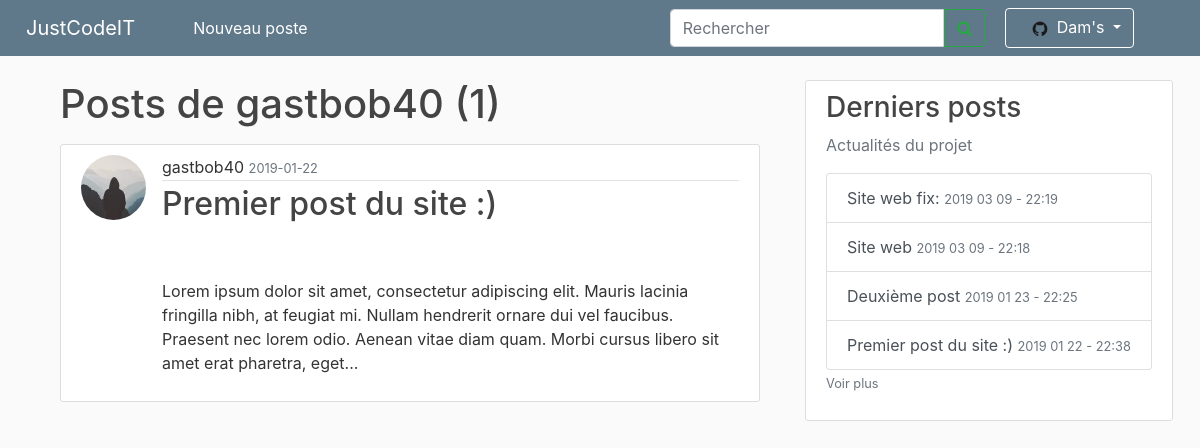
/user/gastbob40 (signed in), run on the app's committed database.
### site_jci/models.py (models this page shows, shortened)
class User(db.Model, UserMixin):
    id = db.Column(db.Integer, primary_key=True)
    username = db.Column(db.String(20), unique=True, nullable=False)
    password = db.Column(db.String(60), nullable=False)
    image_file = db.Column(db.String(20), nullable=False, default='default.jpg')
    permission = db.Column(db.String(40), nullable=False)
    posts = db.relationship('Post', backref='author', lazy=True)

class Post(db.Model):
    id = db.Column(db.Integer, primary_key=True)
    title = db.Column(db.String(100), nullable=False)
    date_posted = db.Column(db.DateTime, nullable=False, default=datetime.utcnow)
    content = db.Column(db.Text, nullable=False)
    user_id = db.Column(db.Integer, db.ForeignKey('user.id'), nullable=False)

### site_jci/routes.py (the view)
@app.route("/user/<string:username>")
def user_posts(username):
    user = User.query.filter_by(username=username).first_or_404()
    return render_template('user_posts.html', user=user)

### site_jci/models.py (called while the page is built)
@login_manager.user_loader
def load_user(user_id):
    return User.query.get(int(user_id))

### site_jci/routes.py (called while the page is built)
@app.context_processor
def context_processor():
    posts = db.session.query(Post).all()
    if current_user.is_authenticated:
        image_file = url_for('static', filename='profile_pics/' + current_user.image_file)
        return dict(posts=posts, image_file_user=image_file)
    return dict(posts=posts)

### site_jci/templates/user_posts.html
{% extends "layout.html" %}
{% block content %}
<main role="main" class="container">
    <h1 class="mb-3">Posts de {{ user.username }} ({{ user.posts | length }})</h1>
    {% for post in user.posts|sort(attribute='date_posted', reverse = True) %}
    <article class="media content-section">
        <img class="rounded-circle article-img" src="{{ url_for('static', filename='profile_pics/' + post.author.image_file) }}">
        <div class="media-body">
            <div class="article-metadata">
                {{ user.username }}
                <small class="text-muted">{{ post.date_posted.strftime('%Y-%m-%d') }}</small>
            </div>
            <h2><a class="article-title" href="{{ url_for('post', post_id=post.id) }}">{{ post.title }}</a></h2>
            <p class="article-content">{{ post.content | truncate(250) }}</p>
        </div>
    </article>
    {% endfor %}
</main>
{% endblock content %}

### site_jci/templates/layout.html (shortened to what this page needs)
<!DOCTYPE html>
<html lang="en">
<head>
    <link rel="stylesheet" href="https://stackpath.bootstrapcdn.com/bootstrap/4.1.3/css/bootstrap.min.css"
>
    <link rel="stylesheet" type="text/css" href="{{ url_for('static', filename='main.css') }}">
    <link rel="stylesheet" href="https://cdnjs.cloudflare.com/ajax/libs/font-awesome/4.7.0/css/font-awesome.min.css">
</head>
<body>
    <nav class="navbar navbar-expand-md navbar-dark bg-steel fixed-top">
        <a class="navbar-brand" style="margin:0 50px 0 10px" href="{{ url_for('homePage') }}">JustCodeIT</a>
        <div class="navbar-collapse collapse show" id="navbarsExample04" style="">
            <ul class="navbar-nav mr-auto">
                {% if current_user.is_authenticated %}
                <li class="nav-item active rm-lt">
                    <a class="nav-link" href="{{ url_for('new_post') }}">Nouveau poste<span class="sr-only">(current)</span></a>
                </li>
                {% endif %}
            </ul>
            <form class="form-inline my-2 my-md-0">
                <div class="" style="">
                    <input class="form-control " type="search" placeholder="Rechercher" aria-label="Search4" style=" border-top-right-radius:0;border-bottom-right-radius:0">
                    <button class="btn btn-outline-success rm-lt" type="" style="margin-left:
                            -4px;border-bottom-left-radius: 0%;border-top-left-radius:0 "><i
                            class="fa fa-search"></i></button>
                </div>
                <div class="navbar-nav rm-lt">
                    {% if current_user.is_authenticated %}
                    <li class="nav-item dropdown" style="margin-right:50px;">
                        <a class="btn btn-dark dropdown-toggle " style="margin-left:20px; background-color:#5f788a ;border-color: white"
                            href="#" id="navbarDropdown" role="button" data-toggle="dropdown" aria-haspopup="true"
                            aria-expanded="false">
                            <img class="rounded-circle account-img" src="{{ image_file_user }}" style="width: 2vw; height: 2vw; margin: 0px 0px 0px 10px">
                            {{ current_user.username }}
                            {% endif %}
                        </a>
                        {% if current_user.is_authenticated %}
                    </li>
                    {% else %}
                    <a class="nav-item nav-link" style="margin-left:50px;" href="{{ url_for('login') }}">Se connecter</a>
                    {% endif %}
                </div>
            </form>
        </div>
    </nav>
    <main role="main" class="container ">
        <div class="row">
            <div class="col-md-8">
                {% block content %}{% endblock %}
            </div>
            <div class="col-md-4">
                <div class="content-section info-list">
                    <h3>Derniers posts</h3>
                    <p class='text-muted'>Actualités du projet
                        <div class="list-group">
                            {% for post in posts|sort(attribute='date_posted', reverse = True) %}
                            {% if loop.index <= 6 %} <a href="/post/{{ post.id }}" class="list-group-item list-group-item-action">{{
                                post.title
                                }} <small class="text-muted">{{ post.date_posted.strftime('%Y %m %d - %H:%M') }}</small></a>
                                {% endif %}
                                {% endfor %}
                        </div>
                        <a class="text-muted" href="{{ url_for('list_posts') }}"><small>Voir plus</small></smal></a>
                    </p>
                </div>
            </div>
        </div>
    </main>
</html>

### site_jci/static/main.css (style rules this page uses)
body { background: #fafafa; color: #333333; margin-top: 5rem; }
h1, h2, h3, h4, h5, h6 { color: #444444; }
.bg-steel { background-color: #5f788a; }
.content-section { background: #ffffff; padding: 10px 20px; border: 1px solid #dddddd; border-radius: 3px; margin-bottom: 20px; }
.article-title { color: #444444; }
.article-content { white-space: pre-line; }
.article-img { height: 65px; width: 65px; margin-right: 16px; }
.article-metadata { padding-bottom: 1px; margin-bottom: 4px; border-bottom: 1px solid #e3e3e3 }
.account-img { height: 125px; width: 125px; margin-right: 20px; margin-bottom: 16px; }
.info-list { position: fixed; }

### data on the page
User: username "Dam's"
User: username "gastbob40"
Post: image_file (placeholder picture), date_posted "2019-01-22", title "Premier post du site :)", content "Lorem ipsum dolor sit amet, consectetur adipiscing elit. Mauris lacinia fringilla nibh, at feugiat mi. Nullam hendrerit ornare dui vel faucibus. Praesent nec lorem odio. Aenean vitae diam quam. Morbi cursus libero sit amet erat pharetra, eget...", date_posted "2019 01 22 - 22:38"
Post: title "Site web fix:", date_posted "2019 03 09 - 22:19"
Post: title "Site web", date_posted "2019 03 09 - 22:18"
Post: title "Deuxième post", date_posted "2019 01 23 - 22:25"

### other printed values
{{ user.posts | length }} "1"
